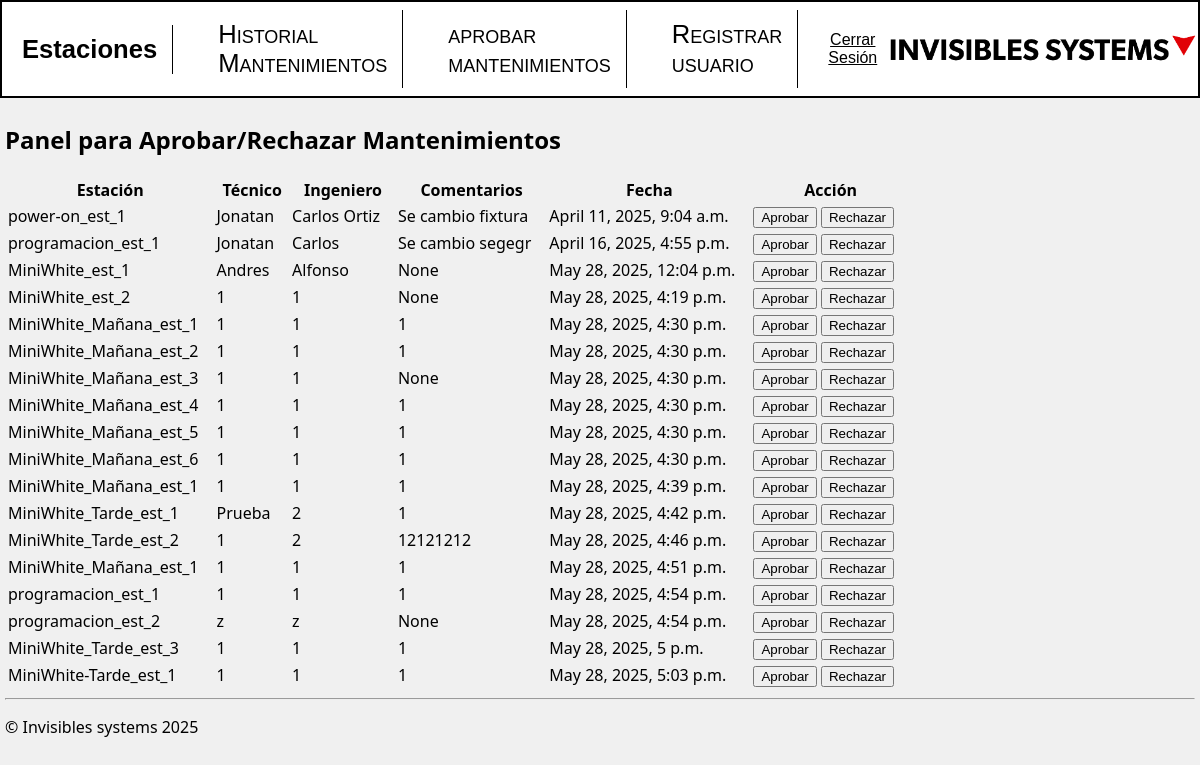
Before: /approve/ (signed in) with the older database file.
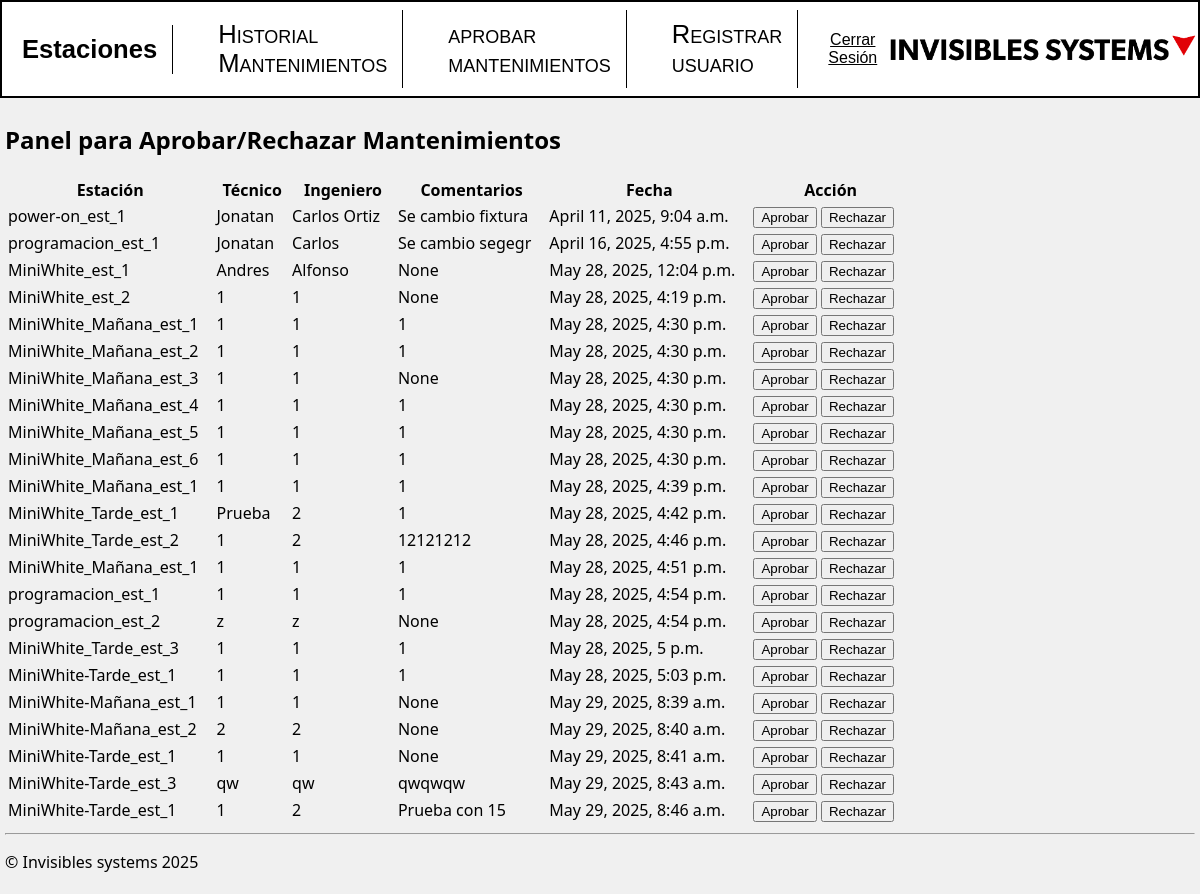
After: the same page with the newer database file.
### App1/models.py (models this page shows, shortened)
class MaintenanceRecord(models.Model):
    TIPO_MANTENIMIENTO_CHOICES = [
        ('Correctivo', 'Correctivo'),
        ('Preventivo', 'Preventivo'),
    ]
    FAMILIA_CHOICES = [
        ('TAPES', 'TAPES'),
        ('SPSF', 'SPSF'),
        ("MiniWhite", 'MiniWhite'),
    ]
    APROBADO_CHOICES = [
        ('No aprobado', 'No aprobado'),
        ('Aprobado', 'Aprobado'),
        ('Rechazado', 'Rechazado'),
    ]
    completed = models.BooleanField(default=False)
    station = models.ForeignKey(Station, on_delete=models.CASCADE, related_name='maintenance_records')
    nombre_tecnico = models.CharField(max_length=100, default=' ')
    nombre_ingeniero = models.CharField(max_length=100, default=' ')
    unidad_de_trabajo = models.CharField(max_length=100, choices=FAMILIA_CHOICES, default='--')
    tipo_mantenimiento = models.CharField(max_length=20, choices=TIPO_MANTENIMIENTO_CHOICES, default='Preventivo')
    comentarios = models.CharField(max_length=300, default=' ', null=True, blank=True)
    log_date = models.DateTimeField("date logged", default=timezone.now)
    week_number = models.PositiveIntegerField(editable=False)
    aprobado = models.CharField(max_length=20, choices=APROBADO_CHOICES, default='No aprobado')
    imagen = models.ImageField(upload_to='mantenimientos/', null=True, blank=True)  # <-- Nuevo campo
    cells_active = models.IntegerField(null=True, blank=True)

class Station(models.Model):
    name = models.CharField(max_length=100)

### App1/views.py (the view, shortened to what this page needs)
# urls.py: path("approve/", views.approve, name="approve"),
@staff_member_required  # Solo accesible para usuarios administradores
def approve(request):
    pending_records = MaintenanceRecord.objects.filter(aprobado="No aprobado")
    return render(request, "App1/approve.html", {"pending_records": pending_records})

### App1/templates/App1/approve.html (shortened to what this page needs)
{% extends "App1/layout.html" %}
{% block content %}
<h2>Panel para Aprobar/Rechazar Mantenimientos</h2>
<table class="table">
    <thead>
        <tr>
            <th>Estación</th>
            <th>Técnico</th>
            <th>Ingeniero</th>
            <th>Comentarios</th>
            <th>Fecha</th>
            <th>Acción</th>
        </tr>
    </thead>
    <tbody>
        {% for record in pending_records %}
        <tr>
            <td>{{ record.station.name }}</td>
            <td>{{ record.nombre_tecnico }}</td>
            <td>{{ record.nombre_ingeniero }}</td>
            <td>{{ record.comentarios }}</td>
            <td>{{ record.log_date }}</td>
            <td>
                <form method="post" action="{% url 'approve' %}" style="display: inline;">
                    <button type="submit" class="btn btn-success">Aprobar</button>
                </form>
                <form method="post" action="{% url 'approve' %}" style="display: inline;">
                    <button type="submit" class="btn btn-danger">Rechazar</button>
                </form>
            </td>
        </tr>
        {% endfor %}
    </tbody>
</table>
{% endblock %}

### App1/templates/App1/layout.html (shortened to what this page needs)
<!DOCTYPE html>
<html>
<head>
    {% load static %}
    <link rel="stylesheet" type="text/css" href="{% static 'App1/site.css' %}"/>
</head>
<body class="{% if user.username == 'Jonatan' %}jonatan-background{% endif %}">
<div class="navbar">
    <div class="navbar-links">
        {% if user.is_authenticated %}
        <a href="{% url 'home' %}" class="navbar-brand">Estaciones</a>
        <a href="{% url 'Historial_mantenimientos' %}" class="navbar-item">Historial Mantenimientos</a>
            {% if user.is_staff %}
                <a href="{% url 'approve' %}" class="navbar-item">aprobar mantenimientos</a>
                <a href="{% url 'register' %}" class="navbar-item">Registrar usuario</a>
            {% endif %}
            <form method="post" action="{% url 'logout' %}" style="display: inline;">
                <button type="submit" class="navbar-item logout-button">Cerrar Sesión</button>
            </form>
        {% else %}
            <a href="{% url 'login' %}" class="navbar-item">Iniciar Sesión</a>
        {% endif %}
    </div>
    <div class="navbar-logo-container">
        <img src="{% static 'App1/images/logo.png' %}" alt="Logo" class="navbar-logo">
    </div>
</div>
<div class="body-content">
    {% block content %}
    {% endblock %}
    <hr/>
    <footer>
        <p>&copy; Invisibles systems 2025</p>
    </footer>
</div>
</body>
</html>

### App1/static/App1/site.css (style rules this page uses)
body { background-color: #f0f0f0; margin: 0; padding: 0; font-family: 'Segoe UI', Tahoma, Geneva, Verdana, sans-serif; }
.navbar { background-color: #ffffff; font-size: 1em; font-family: 'Trebuchet MS', 'Lucida Sans Unicode', 'Lucida Grande', 'Lucida Sans', Arial, sans-serif; color: #000000; padding: 8px 5px 8px 5px; display: flex; align-items: center; justify-content: space-between; border: 2px solid #000000; }
.navbar a { text-decoration: none; color: inherit; padding: 10px 15px; border-right: 1px solid #000000; }
.navbar-brand { font-size: 1.6em; font-weight: 600; display: flex; align-items: center; }
.navbar-logo-container { display: flex; align-items: center; }
.navbar-logo { height: 45px; margin-right: 10px; }
.navbar-links { display: flex; align-items: center; gap: 30px; }
.navbar-item { font-size: 1.6em; font-variant: small-caps; }
.body-content { padding: 5px; font-family: 'Segoe UI', Tahoma, Geneva, Verdana, sans-serif; }
.message_list th, td { text-align: left; padding-right: 15px; }
.logout-button { background: none; border: none; color: inherit; font: inherit; cursor: pointer; text-decoration: underline; padding: 0; }

Changed rows visible on the page:
added MaintenanceRecord: station.name "MiniWhite-Mañana_est_1", nombre_tecnico "1", nombre_ingeniero "1", comentarios "None", log_date "May 29, 2025, 8:39 a.m."
added MaintenanceRecord: station.name "MiniWhite-Mañana_est_2", nombre_tecnico "2", nombre_ingeniero "2", comentarios "None", log_date "May 29, 2025, 8:40 a.m."
added MaintenanceRecord: station.name "MiniWhite-Tarde_est_1", nombre_tecnico "1", nombre_ingeniero "1", comentarios "None", log_date "May 29, 2025, 8:41 a.m."
added MaintenanceRecord: station.name "MiniWhite-Tarde_est_3", nombre_tecnico "qw", nombre_ingeniero "qw", comentarios "qwqwqw", log_date "May 29, 2025, 8:43 a.m."
added MaintenanceRecord: station.name "MiniWhite-Tarde_est_1", nombre_tecnico "1", nombre_ingeniero "2", comentarios "Prueba con 15", log_date "May 29, 2025, 8:46 a.m."
